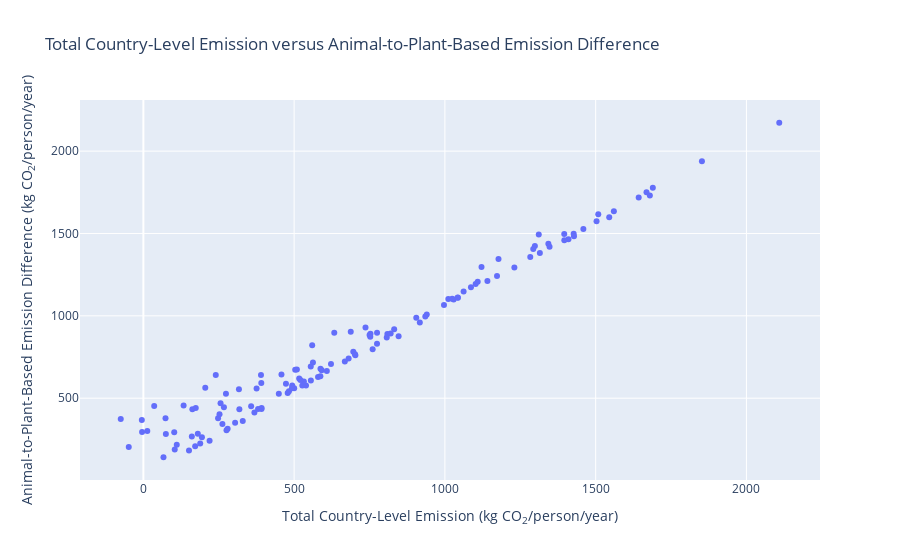

The cell this chart's notebook holds for it:
### Markdown cell above
*Note that this is an interactive plot. Hovering allows for a more granular look at the data.*

### Code cell
fig = go.Figure(data = [
    go.Scatter(x = animal_plant['Difference'],
          y = animal_plant['Total'],
          mode = 'markers')
])

fig.update_layout(title = "Total Country-Level Emission versus Animal-to-Plant-Based Emission Difference",
                 xaxis_title = "Total Country-Level Emission (kg CO<sub>2</sub>/person/year)",
                 yaxis_title = "Animal-to-Plant-Based Emission Difference (kg CO<sub>2</sub>/person/year)")

fig.show()

### Figure 1 — Plotly figure (JSON) as saved in the notebook; plotly's stock layout.template omitted (floating-point values rounded to 4 significant figures; data arrays with more than 128 entries replaced by an {"elided": "..."} marker saying what was removed)
{"data": [{"mode": "markers", "type": "scatter", "x": {"elided": "130 float values"}, "y": {"elided": "130 float values"}}], "layout": {"title": {"text": "Total Country-Level Emission versus Animal-to-Plant-Based Emission Difference"}, "xaxis": {"title": {"text": "Total Country-Level Emission (kg CO<sub>2</sub>/person/year)"}}, "yaxis": {"title": {"text": "Animal-to-Plant-Based Emission Difference (kg CO<sub>2</sub>/person/year)"}}}}
